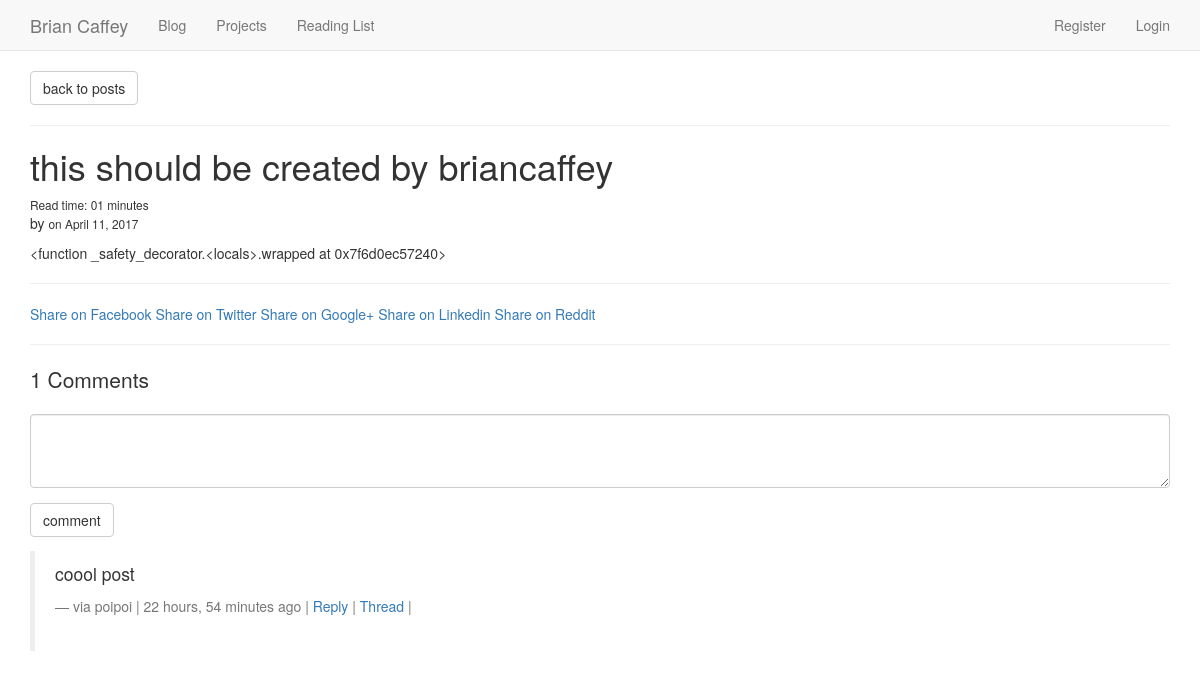
The page /blog/this-should-be-created-by-briancaffey/ on the database as committed earlier.
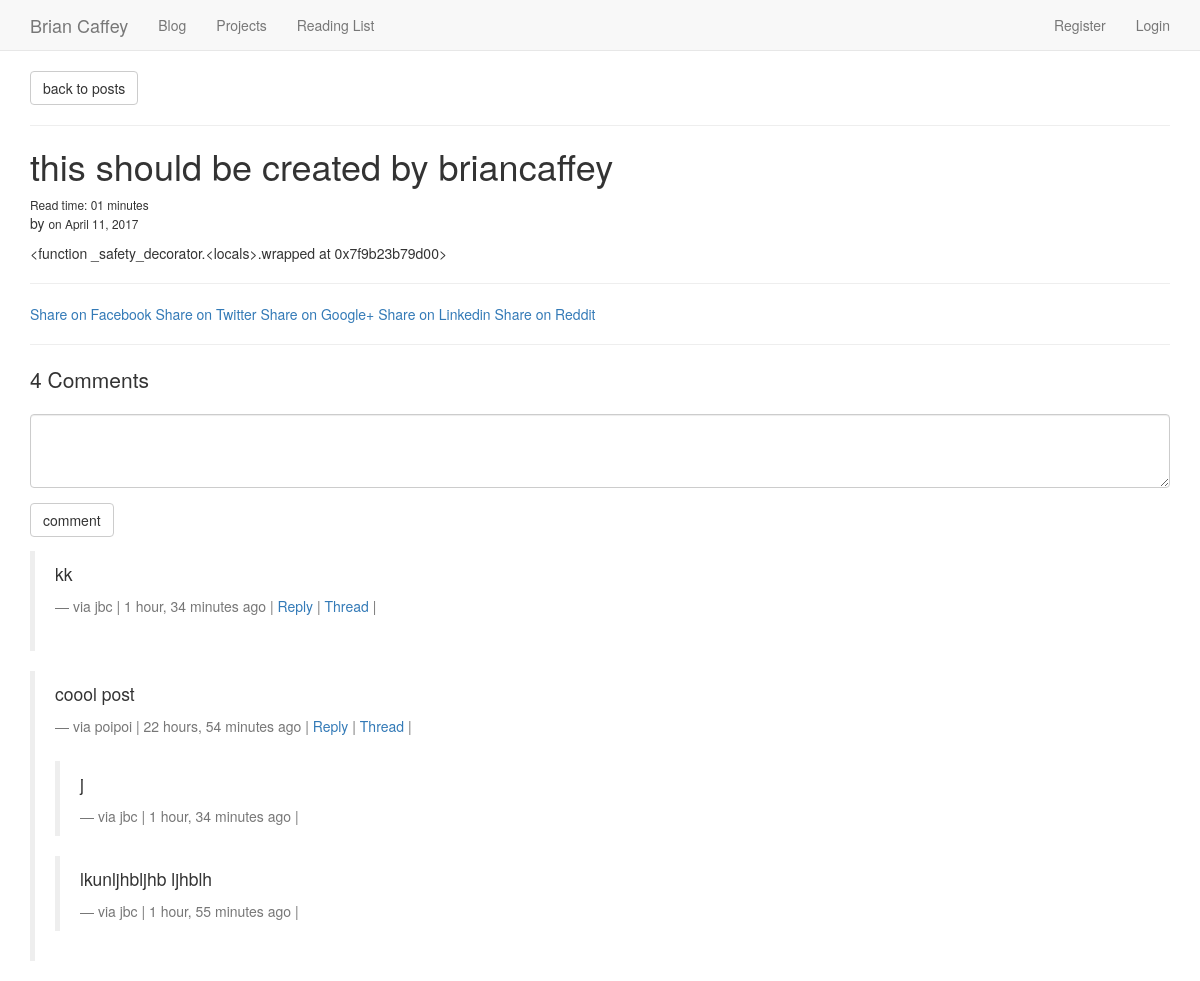
The same page on the database as committed later.
### posts/models.py (models this page shows, shortened)
class Post(models.Model):
	user = models.ForeignKey(settings.AUTH_USER_MODEL)
	title = models.CharField(max_length=100)
	slug = models.SlugField(unique=True)
	height_field = models.IntegerField(default=0)
	width_field = models.IntegerField(default=0)
	image = models.ImageField(
		upload_to=upload_location,
		width_field = "width_field",
		height_field = "height_field",
		null=True,
		blank=True)
	content = models.TextField()
	draft = models.BooleanField(default=False)
	publish = models.DateField(auto_now=False, auto_now_add=False)
	read_time = models.TimeField(null=True, blank=True)
	updated = models.DateTimeField(auto_now=True, auto_now_add=False)
	timestamp = models.DateTimeField(auto_now=False, auto_now_add=True)
	class Meta:
		ordering = ['-timestamp', '-updated']
	def get_markdown(self):
		content = self.content
		return mark_safe(markdown(content))
	objects = PostManager()
	@property
	def comments(self):
		instance = self
		qs = Comment.objects.filter_by_instance(instance)
		return qs
	@property
	def get_content_type(self):
		instance = self
		content_type = ContentType.objects.get_for_model(instance.__class__)
		return content_type

### comments/models.py (models this page shows, shortened)
class Comment(models.Model):
	user 		= models.ForeignKey(settings.AUTH_USER_MODEL, default=1)
	content_type=models.ForeignKey(ContentType, on_delete=models.CASCADE)
	object_id 	= models.PositiveIntegerField()
	content_object = GenericForeignKey('content_type', 'object_id')
	parent 		= models.ForeignKey("self", null=True, blank=True)
	content 	= models.TextField()
	timestamp 	= models.DateTimeField(auto_now_add=True)
	class Meta:
		ordering = ['-timestamp']
	objects = CommentManager()
	def children(self):
		return Comment.objects.filter(parent=self)
	@property
	def is_parent(self):
		if self.parent is not None:
			return False
		return True

### posts/views.py (the view, shortened to what this page needs)
# urls.py: url(r'^(?P<slug>.+)/$', posts_detail, name='detail'),
def posts_detail(request, slug):
	instance = get_object_or_404(Post, slug=slug)
	if instance.draft or instance.publish > timezone.now().date():
		if not request.user.is_staff or not request.user.is_superuser:
			raise Http404
	share_string = quote_plus(instance.content)
	initial_data = {
		'content_type':instance.get_content_type,
		'object_id':instance.id
	}
	form = CommentForm(request.POST or None, initial=initial_data)
	comments = instance.comments
	context = {
		'title':instance.title,
		'instance':instance,
		'share_string':share_string,
		'comments':comments,
		'comment_form':form,
	}
	return render(request, "post_detail.html", context)

### comments/forms.py
class CommentForm(forms.Form):
	content_type = forms.CharField(widget=forms.HiddenInput)
	object_id = forms.IntegerField(widget=forms.HiddenInput)
	content = forms.CharField(label='', widget=forms.Textarea(
		attrs={'rows':3}))

### comments/models.py (called while the page is built)
	def filter_by_instance(self, instance):
		content_type = ContentType.objects.get_for_model(instance.__class__)
		obj_id = instance.id
		qs = super(CommentManager, self).filter(content_type=content_type, object_id=obj_id)
		return qs

### posts/templatetags/urlify.py (called while the page is built)
@register.filter
def urlify(value):
	return quote_plus(value)

### templates/post_detail.html (shortened to what this page needs)
{% extends 'base.html' %}
{% load crispy_forms_tags %}
{% load urlify %}
{% block content %}
<div class="">
	<p><a class="btn btn-default" href="{% url 'posts:list'%}">back to posts</a></p>
	<hr>
		<h1>{{ instance.title }} </h1>
		<small>Read time: {{ instance.read_time | time:"i" }} minutes</small><br />
		<p>by {{ instance.user.first_name }} <small>on {{ instance.publish }}</small></p>
		<div class="post-detail-item">{{ instance.get_markdown }}</div>
		<hr>
		<a href="https://www.facebook.com/sharer/sharer.php?u={{ request.build_absolute_uri }}">Share on Facebook</a>
		<a href="https://twitter.com/home?status={{ instance.title | truncatechars:30 | urlify }}%20{{ request.build_absolute_uri }}">Share on Twitter</a>
		<a href='https://plus.google.com/share?url={{ request.build_absolute_uri }}'>Share on Google+</a>
		<a href="https://www.linkedin.com/shareArticle?mini=true&url={{ request.build_absolute_uri }}&title={{ instance.title | urlify }}&summary={{ instance.content | truncatechars:50 | urlify }}&source={{ request.build_absolute_uri }}">
		Share on Linkedin</a>
		<a href='http://www.reddit.com/submit?url={{ request.build_absolute_uri }}&title={{ instance.title | urlify }}'>Share on Reddit</a>
		<hr>
		<div>
			<p class="lead">{{ comments.all.count }} Comments</p>
			<form method="POST" action=".">{% csrf_token %}
				{{ comment_form | crispy }}
				<input type="submit" value="comment" class="btn btn-default"></input>
			</form>
			{% for comment in comments %}
			{% if comment.is_parent %}
				<blockquote>
	  			<p>{{ comment.content }}</p>
				<small>via {{ comment.user }} | {{ comment.timestamp | timesince }} ago | <a class="comment-reply-btn" href="#">Reply</a> | <a href="{% url 'comments:thread' pk=comment.id %}">Thread</a> | </small>
				<br />
				{% for reply in comment.children %}
				<blockquote>
					<p>{{ reply.content | safe }}</p>
					<small>via {{ reply.user }} | {{ reply.timestamp | timesince }} ago | {% if user == reply.user %}<a href="{% url 'comments:delete' pk=reply.id %}">Delete</a>{% endif %}</small>
				</blockquote>
				{% endfor %}
				</blockquote>
			{% endif %}
			{% endfor %}
		</div>
</div>
{% endblock content %}

Rows that differ between the two databases and show on the page:
computed for Post "this should be created by briancaffey": get_markdown "<function _safety_decorator.<locals>.wrapped at 0x7f6d0ec57240>" → "<function _safety_decorator.<locals>.wrapped at 0x7f9b23b79d00>"
added Comment: content "kk", user "jbc", timestamp "1 hour, 34 minutes", shown under "this should be created by briancaffey"
added Comment: content "j", user "jbc", timestamp "1 hour, 34 minutes", shown under "coool post"
added Comment: content "lkunljhbljhb ljhblh", user "jbc", timestamp "1 hour, 55 minutes", shown under "coool post"
Other text that changed with them:
{{ comments.all.count }}: "1" → "4"
